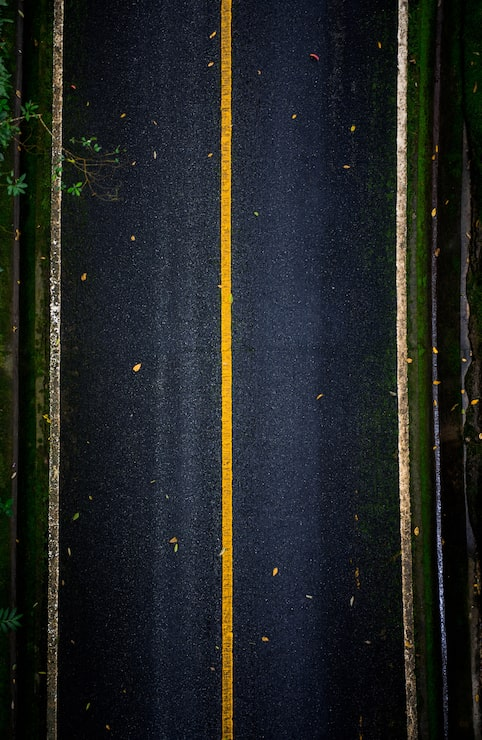
#> input picture plottink-video/reel-marcaje/media/carretera.jpg, 482 x 740 px
$ python road.py media/carretera.jpg build/marcaje
#> lines starting #> are read from the running program, lines starting #| are printed output that depends on the picture; after the words box and inside, x2 and y2 are one past the last pixel; in counts of white or black regions, pixels touching at a corner belong together
"""Prepara la textura de carretera (media/carretera.jpg) para el fondo del reel:
centra la línea amarilla, escala a 1080 de ancho, devuelve grano fino de asfalto,
la vuelve continua en vertical (loop sin costura) y genera una versión con desenfoque de movimiento.

    python3 reel-marcaje/road.py media/carretera.jpg build/marcaje
"""
import sys
from pathlib import Path

import cv2
import numpy as np

src, out = Path(sys.argv[1]), Path(sys.argv[2])
im = cv2.imread(str(src)).astype(np.float32)
h, w = im.shape[:2]
#> h = 740; w = 482
hsv = cv2.cvtColor(im.astype(np.uint8), cv2.COLOR_BGR2HSV)
#> hsv: shape (740, 482, 3); mean H, S, V 83.9, 120.3, 44.5
yellow = (hsv[..., 0] > 15) & (hsv[..., 0] < 35) & (hsv[..., 1] > 120) & (hsv[..., 2] > 120)
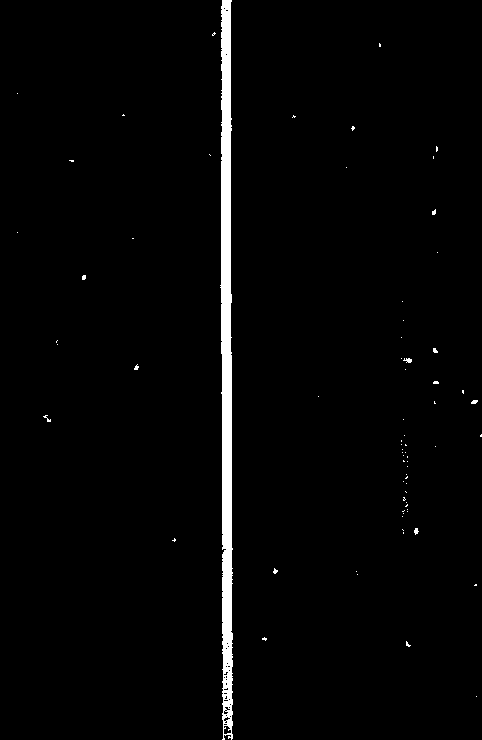
#> yellow: shape (740, 482) bool; 2.1% white; 72 white regions (67 under 20 px), largest, box (x1, y1, x2, y2) and area: (220, 0, 233, 740) 7158, (403, 358, 412, 363) 29, (414, 528, 419, 535) 23, (471, 400, 478, 404) 22, (43, 415, 51, 422) 21
xc = int(np.argmax(yellow.sum(0)))                    # columna de la línea amarilla
#> xc = 223
half = min(xc, w - xc)
#> half = 223
im = im[:, xc - half:xc + half]
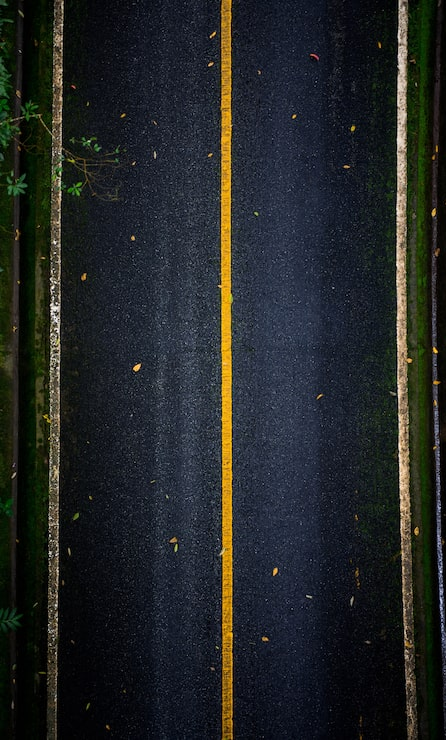
#> im: shape (740, 446, 3) float32; mean B, G, R 37.2, 37.2, 34.1
W = 1080
scale = W / im.shape[1]
#> scale = 2.42
im = np.clip(cv2.resize(im, (W, int(round(im.shape[0] * scale))), interpolation=cv2.INTER_LANCZOS4), 0, 255)
#> im: shape (1792, 1080, 3) float32
# grano fino de asfalto (más fuerte en lo oscuro), para que no se vea ampliada
rng = np.random.default_rng(3)
lum = im.mean(2, keepdims=True) / 255
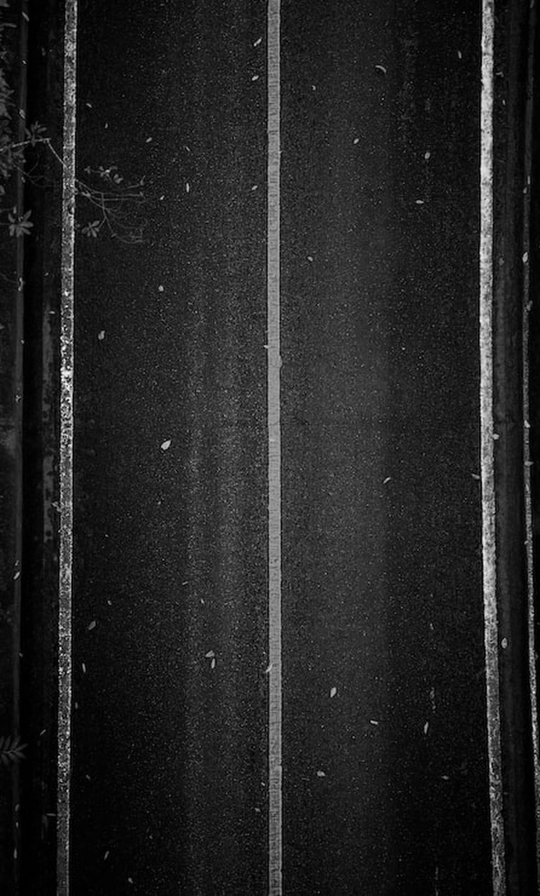
#> lum: shape (1792, 1080, 1) float32 (shown at 1/2 size); min 0, max 1, mean 0.142
g = rng.normal(0, 1, im.shape[:2]).astype(np.float32)
g = cv2.GaussianBlur(g, (0, 0), 0.7)[..., None]
im = im + g * 9 * (1 - lum) ** 0.5
speck = (rng.random(im.shape[:2]) > 0.9975).astype(np.float32)
im += cv2.GaussianBlur(speck, (0, 0), 0.8)[..., None] * 60 * (1 - lum)
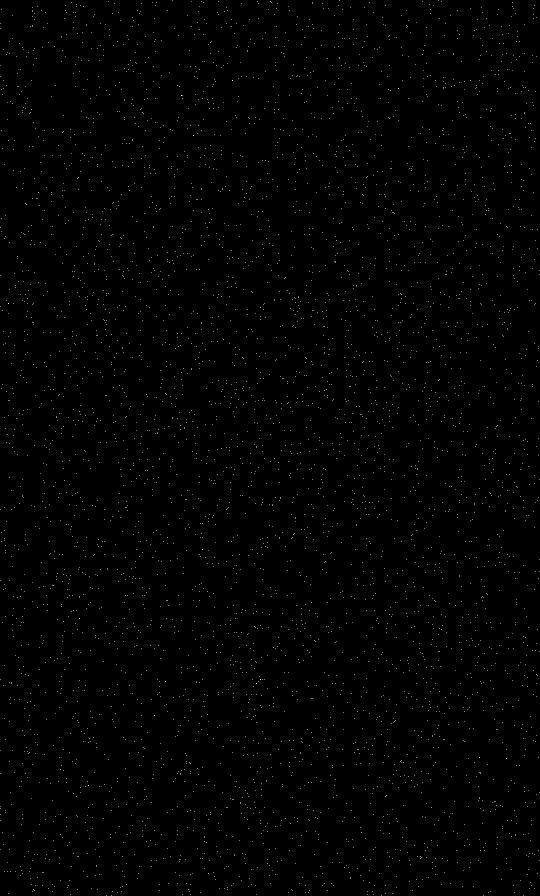
#> speck: shape (1792, 1080) float32 (shown at 1/2 size); values 0 (black) and 1 (white), 0.25% white in thin lines or dots
# loop vertical: la franja final se funde con el inicio
O = 260
H = im.shape[0] - O
#> H = 1532
tile = im[:H].copy()
a = np.linspace(0, 1, O, dtype=np.float32)[:, None, None]
tile[:O] = im[H:H + O] * (1 - a) + im[:O] * a
tile = np.clip(tile, 0, 255)
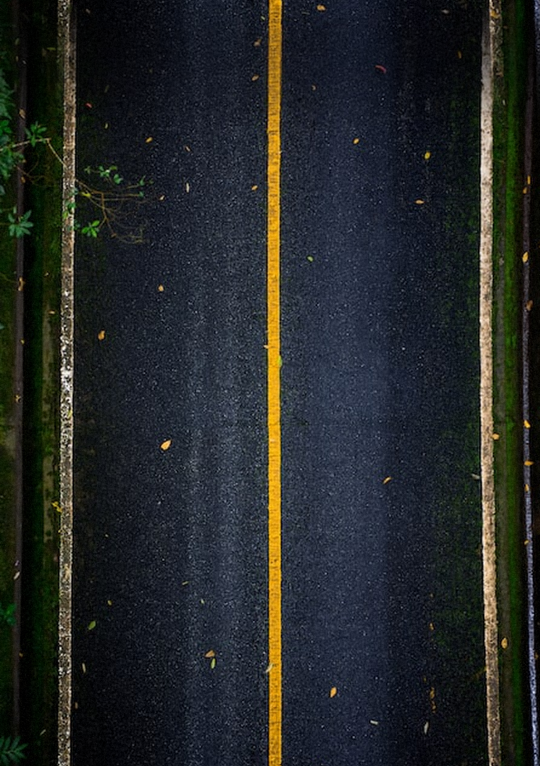
#> tile: shape (1532, 1080, 3) float32 (shown at 1/2 size); mean B, G, R 39.8, 39.9, 36.7
cv2.imwrite(str(out / "road.jpg"), tile.astype(np.uint8), [cv2.IMWRITE_JPEG_QUALITY, 93])
# versión con desenfoque de movimiento vertical (se usa a alta velocidad); se envuelve para no romper el loop
k = 61
ker = np.ones((k, 1), np.float32) / k
pad = np.concatenate([tile[-k:], tile, tile[:k]], 0)
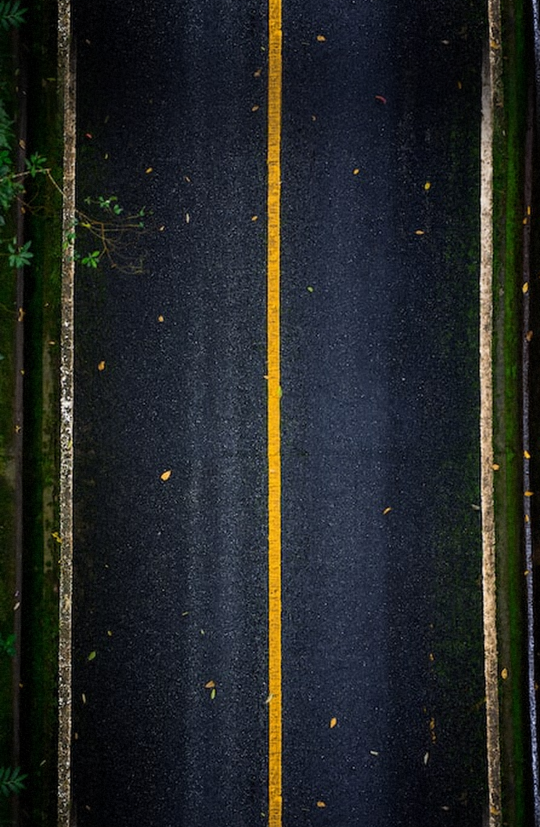
#> pad: shape (1654, 1080, 3) float32 (shown at 1/2 size); mean B, G, R 38.8, 38.8, 35.7
blur = cv2.filter2D(pad, -1, ker)[k:-k]
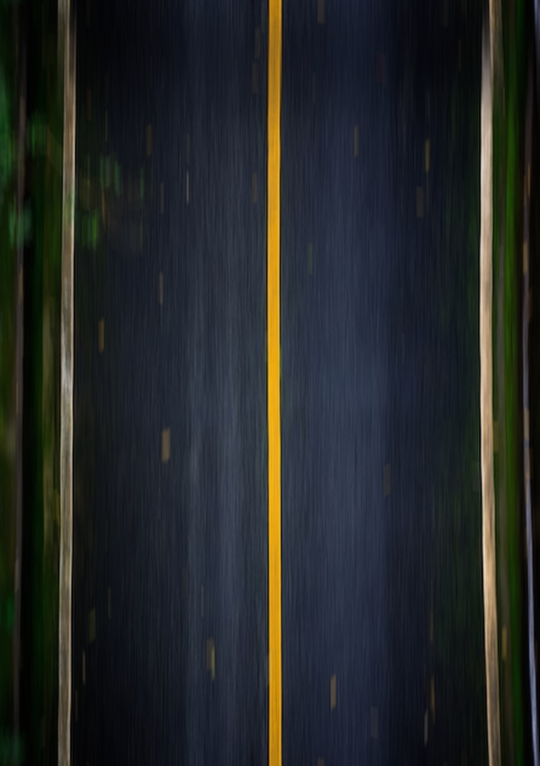
#> blur: shape (1532, 1080, 3) float32 (shown at 1/2 size); mean B, G, R 39.8, 39.9, 36.7
cv2.imwrite(str(out / "road_blur.jpg"), np.clip(blur, 0, 255).astype(np.uint8), [cv2.IMWRITE_JPEG_QUALITY, 93])
print("road.jpg", tile.shape[1], "×", tile.shape[0], "· línea amarilla en x =", xc, "de", w)
#| road.jpg 1080 × 1532 · línea amarilla en x = 223 de 482
